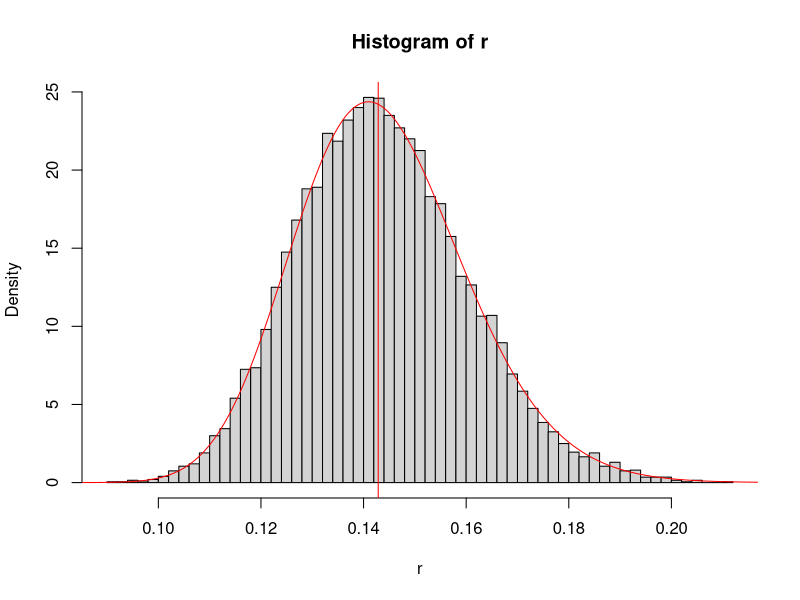
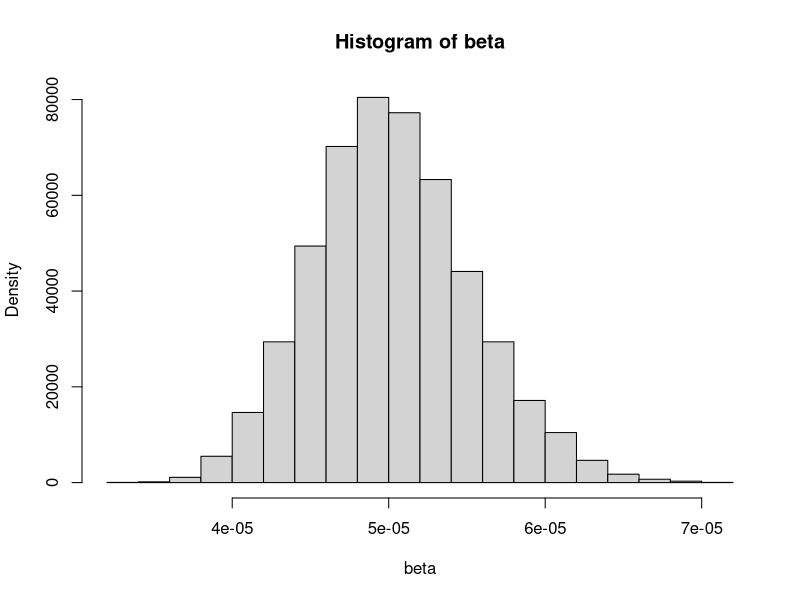
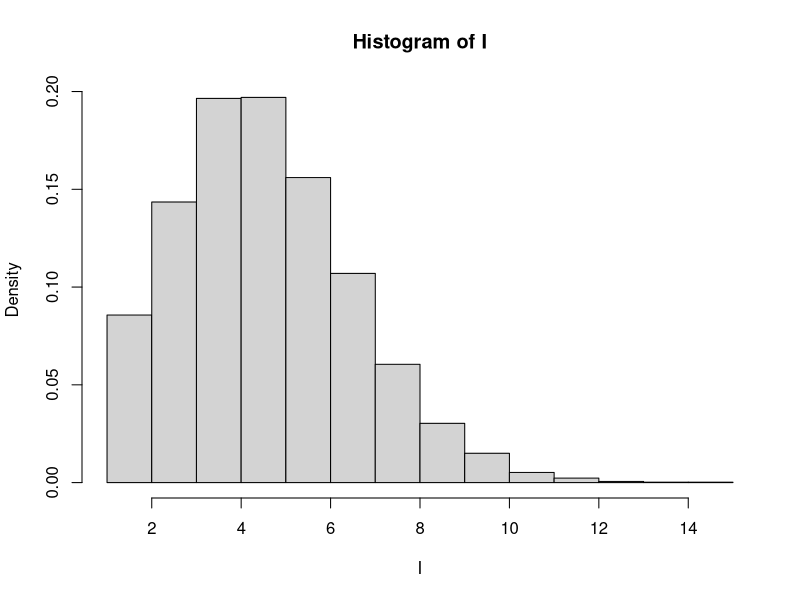
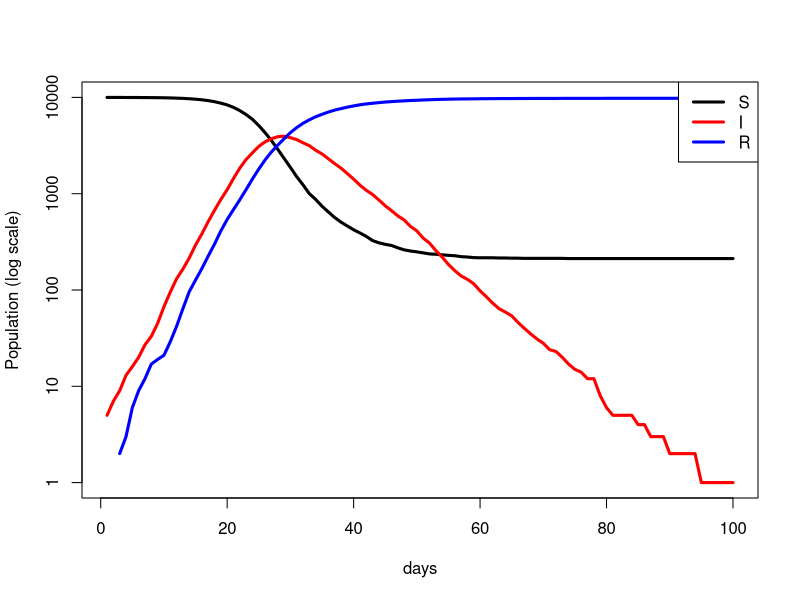
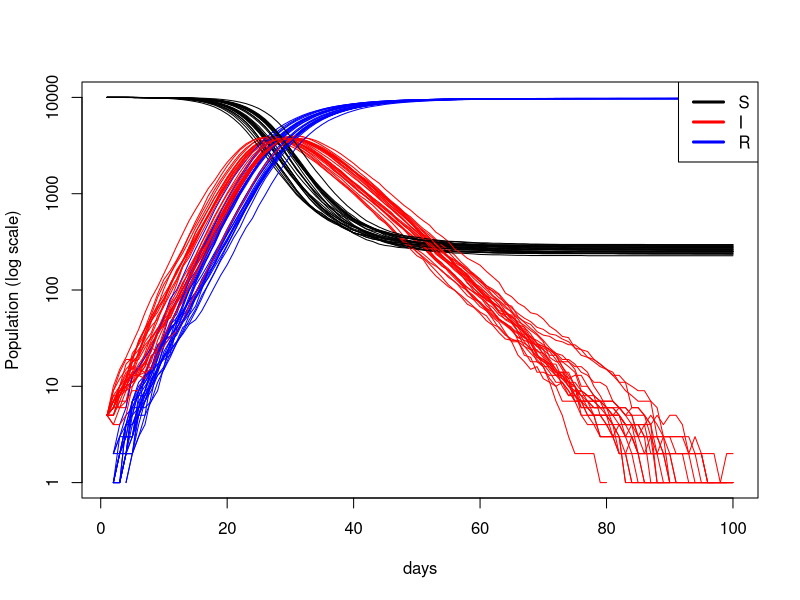
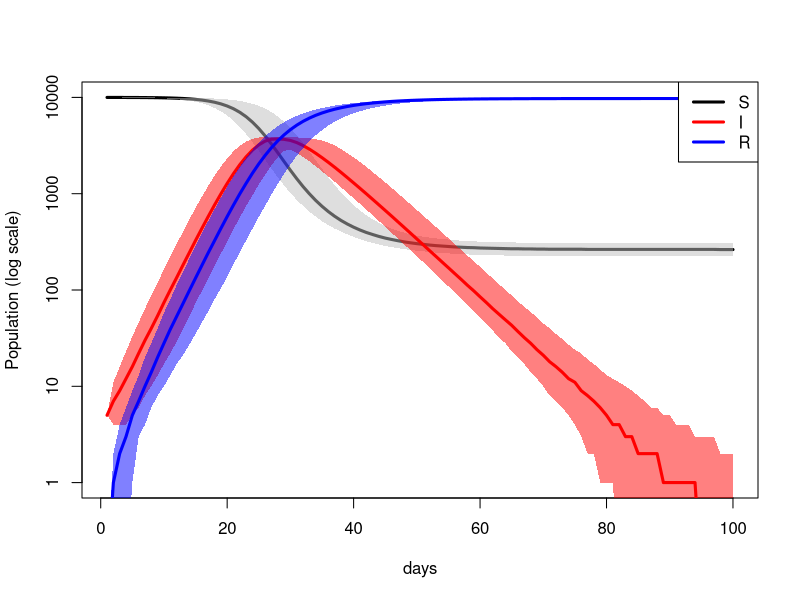
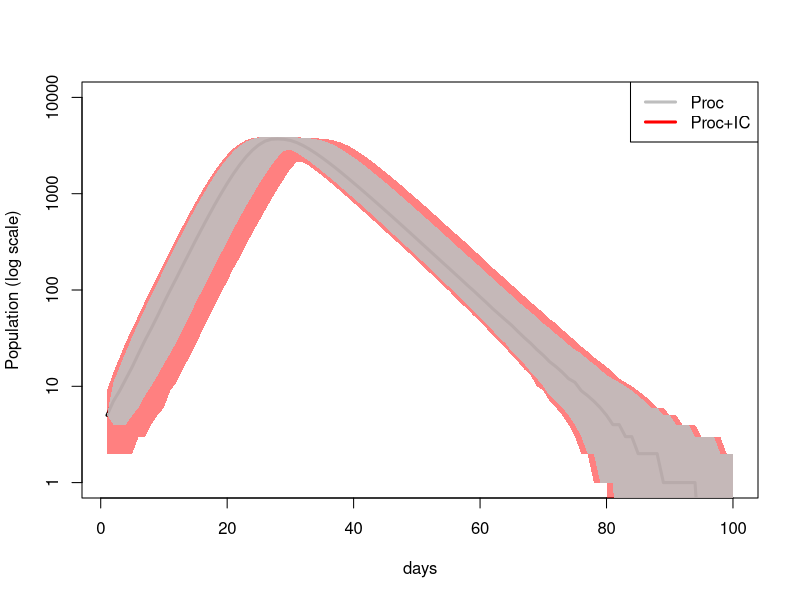
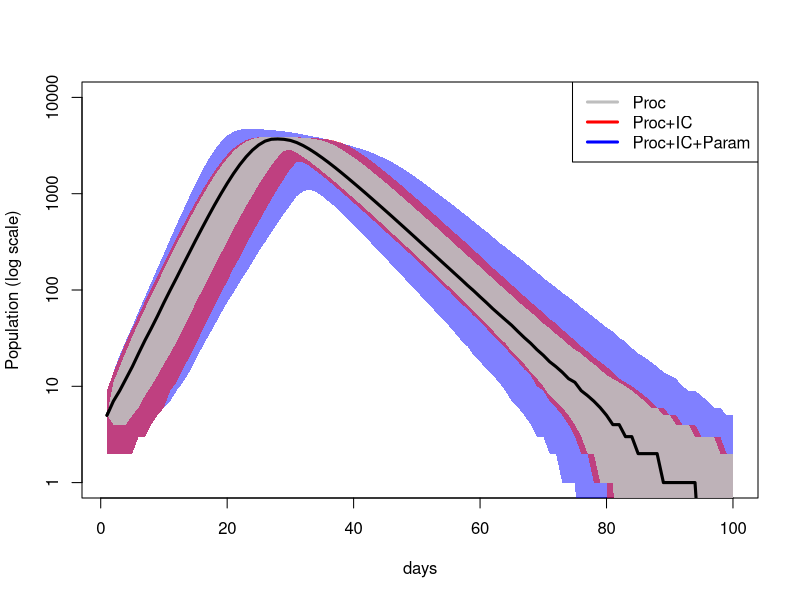

These charts were generated, in order, by the following R code: (Note: this script raises an error after producing the figures.)
## ---- chunk 1
library(mvtnorm)
## ---- chunk 2
Nmc = 10000 # number of Monte Carlo simulations
r0 = 1/7
r = rlnorm(n = Nmc,meanlog = log(r0),sdlog = exp(r0)*0.1)
hist(r,probability = TRUE,breaks=50)
abline(v=r0,col="red")
rseq=seq(0,0.25,length=1000)
lines(rseq,dlnorm(rseq,meanlog = log(r0),sdlog = exp(r0)*0.1),col="red")
## ---- chunk 3
summary(r)
sd(r)
## ---- chunk 4
beta0 = 5/100000
beta = rlnorm(n = Nmc,meanlog = log(beta0),sdlog = exp(beta0)*0.1)
hist(beta,probability = TRUE)
## ---- chunk 5
I = 1 + rpois(n = Nmc,4)
hist(I,probability = TRUE)
## ---- chunk 6
S = 10000-I
R = rep(0,Nmc)
IC = cbind(S,I,R)
## ---- chunk 7
forecastSIR <- function(IC,r,beta,NT){
  if(length(r) == 1)    r = rep(r,NT)       ## if r and beta are not time varying, make them all the same
  if(length(beta) == 1) beta = rep(beta,NT)
  SIR <- matrix(NA,NT,3)  ## storage
  SIR[1,] <- IC           ## initialize
  for(t in 1:(NT-1)){
    C = rbinom(1,size = SIR[t,1],prob = min(1,beta[t]*SIR[t,2])) ## new cases
    H = rbinom(1,size = SIR[t,2],prob = r[t])                    ## recovery
    SIR[t+1,1] <- SIR[t,1] - C                                   ## susceptible
    SIR[t+1,2] <- SIR[t,2] + C - H                               ## infected
    SIR[t+1,3] <- SIR[t,3] + H                                   ## recovered
  }
  return(SIR)
}
## ---- chunk 8
rbar  = mean(r)
bbar  = mean(beta)
ICbar = round(apply(IC,2,mean))
NT = 100

SIR0 = forecastSIR(ICbar,rbar,bbar,NT)

plot(SIR0[,1],type='l',log='y',ylim=c(1,sum(ICbar)),
     xlab="days",ylab="Population (log scale)",lwd=3)
lines(SIR0[,2],col="red",lwd=3)
lines(SIR0[,3],col="blue",lwd=3)
legend("topright",legend = c("S","I","R"),lwd=3,col=c("black","red","blue"))

## ---- chunk 9
SIR_E = array(data = NA,dim = c(Nmc,NT,3))

for(i in 1:Nmc){
  SIR_E[i,,] = forecastSIR(ICbar,rbar,bbar,NT)
}
## ---- chunk 10
plot(SIR_E[1,,1],type='l',log='y',ylim=c(1,sum(ICbar)),
     xlab="days",ylab="Population (log scale)")
for(i in 1:25){
  lines(SIR_E[i,,1])
  lines(SIR_E[i,,2],col="red")
  lines(SIR_E[i,,3],col="blue")
}
legend("topright",legend = c("S","I","R"),lwd=3,col=c("black","red","blue"))
## ---- chunk 11
SIR_Eci = apply(SIR_E,3,function(x){apply(x,2,quantile,c(0.025,0.5,0.975))})  ## calculate CI
SIR_Eci[SIR_Eci==0] <- 0.1 ## sub just for log-scale plotting

## helpers
time = 1:NT
ind = seq(1,by=3,length=NT) # index
ciEnvelope <- function (x, ylo, yhi, ...) {
    polygon(cbind(c(x, rev(x), x[1]), c(ylo, rev(yhi), ylo[1])), border = NA, ...)
}
col.alpha <- function (col, alpha = 1) {
    rgb = col2rgb(col)
    rgb(rgb[1], rgb[2], rgb[3], alpha * 255, maxColorValue = 255)
}

plot(time,SIR_Eci[ind+1,1],type='l',log='y',ylim=c(1,sum(ICbar)),
     xlab="days",ylab="Population (log scale)",lwd=3)
ciEnvelope(time,SIR_Eci[ind,1],SIR_Eci[ind+2,1],col=col.alpha("grey",0.5))
lines(SIR_Eci[ind+1,2],col="red",lwd=3)
ciEnvelope(time,SIR_Eci[ind,2],SIR_Eci[ind+2,2],col=col.alpha("red",0.5))
lines(SIR_Eci[ind+1,3],col="blue",lwd=3)
ciEnvelope(time,SIR_Eci[ind,3],SIR_Eci[ind+2,3],col=col.alpha("blue",0.5))
legend("topright",legend = c("S","I","R"),lwd=3,col=c("black","red","blue"))

## ---- chunk 12
SIR_EI = array(data = NA,dim = c(Nmc,NT,3))
for(i in 1:Nmc){
  SIR_EI[i,,] = forecastSIR(IC[i,],rbar,bbar,NT)  ## note that IC is now indexed by run [i]
}
## ---- chunk 13
SIR_EIci = apply(SIR_EI,3,function(x){apply(x,2,quantile,c(0.025,0.5,0.975))})  ## calculate CI
SIR_EIci[SIR_EIci==0] <- 0.1 ## sub just for log-scale plotting
COLS = c("grey","red","blue","green")

plot(time,SIR_Eci[ind+1,2],type='l',log='y',ylim=c(1,sum(ICbar)),
     xlab="days",ylab="Population (log scale)",lwd=3)
ciEnvelope(time,SIR_EIci[ind,2],SIR_EIci[ind+2,2],col=col.alpha(COLS[2],0.5))
ciEnvelope(time,SIR_Eci[ind,2],SIR_Eci[ind+2,2],col=col.alpha(COLS[1],0.9))
legend("topright",legend = c("Proc","Proc+IC"),lwd=3,col=COLS)
## ---- chunk 14
SIR_EIP = array(data = NA,dim = c(Nmc,NT,3))
for(i in 1:Nmc){
  SIR_EIP[i,,] = forecastSIR(IC[i,],r[i],beta[i],NT)  ## note that r and beta are now indexed by run [i]
}
## ---- chunk 15
SIR_EIPci = apply(SIR_EIP,3,function(x){apply(x,2,quantile,c(0.025,0.5,0.975))})  ## calculate CI
SIR_EIPci[SIR_EIPci==0] <- 0.1 ## sub just for log-scale plotting

plot(time,SIR_Eci[ind+1,2],type='l',log='y',ylim=c(1,sum(ICbar)),
     xlab="days",ylab="Population (log scale)",lwd=3)
ciEnvelope(time,SIR_EIPci[ind,2],SIR_EIPci[ind+2,2],col=col.alpha(COLS[3],0.5))
ciEnvelope(time,SIR_EIci[ind,2],SIR_EIci[ind+2,2],col=col.alpha(COLS[2],0.5))
ciEnvelope(time,SIR_Eci[ind,2],SIR_Eci[ind+2,2],col=col.alpha(COLS[1],0.9))
lines(time,SIR_Eci[ind+1,2],lwd=3)
legend("topright",legend = c("Proc","Proc+IC","Proc+IC+Param"),lwd=3,col=COLS)
## ---- chunk 16
mutate_b = mutate_r = matrix(1,Nmc,NT)
for(t in 1:(NT-1)){
  mutate_b[,t+1] = mutate_b[,t]*rlnorm(Nmc,meanlog = 0,sdlog = 0.01)
  mutate_r[,t+1] = mutate_r[,t]*rlnorm(Nmc,meanlog = 0,sdlog = 0.01)
}
plot(mutate_b[1,],type='l',ylim = range(mutate_b))
for(i in 1:50){
  lines(mutate_b[i,])
}
## ---- chunk 17
SIR_EIPA = array(data = NA,dim = c(Nmc,NT,3))
for(i in 1:Nmc){
  SIR_EIPA[i,,] = forecastSIR(IC[i,],r[i]*mutate_r[i,],beta[i]*mutate_b[i,],NT)  ## note the existing beta and r being mutated
}
## ---- chunk 18
SIR_EIPAci = apply(SIR_EIPA,3,function(x){apply(x,2,quantile,c(0.025,0.5,0.975))})  ## calculate CI
SIR_EIPAci[SIR_EIPAci==0] <- 0.1 ## sub just for log-scale plotting

plot(time,SIR_Eci[ind+1,2],type='l',log='y',ylim=c(1,sum(ICbar)),
     xlab="days",ylab="Population (log scale)",lwd=3)
ciEnvelope(time,SIR_EIPAci[ind,2],SIR_EIPAci[ind+2,2],col=col.alpha(COLS[4],0.5))
ciEnvelope(time,SIR_EIPci[ind,2],SIR_EIPci[ind+2,2],col=col.alpha(COLS[3],0.5))
ciEnvelope(time,SIR_EIci[ind,2],SIR_EIci[ind+2,2],col=col.alpha(COLS[2],0.5))
ciEnvelope(time,SIR_Eci[ind,2],SIR_Eci[ind+2,2],col=col.alpha(COLS[1],0.9))
lines(time,SIR_Eci[ind+1,2],lwd=3)
legend("topright",legend = c("Proc","Proc+IC","Proc+IC+Param","Full"),lwd=3,col=COLS)
## ---- chunk 19
### calculation of variances
varE    <- apply(SIR_E[,,2],2,var)
varEI   <- apply(SIR_EI[,,2],2,var)
varEIP  <- apply(SIR_EIP[,,2],2,var)
varEIPA <- apply(SIR_EIPA[,,2],2,var)
varMat   <- rbind(varE,varEI,varEIP,varEIPA)

V.rel <- apply(varMat,2,function(x) {x/max(x)})
plot(time,V.rel[1,],ylim=c(0,1),type='n',main="Relative Variance",ylab="Proportion of Variance",xlab="time")
ciEnvelope(time,rep(0,ncol(V.rel)),V.rel[1,],col=COLS[1])
ciEnvelope(time,V.rel[1,],V.rel[2,],col=COLS[2])
ciEnvelope(time,V.rel[2,],V.rel[3,],col=COLS[3])
ciEnvelope(time,V.rel[3,],V.rel[4,],col=COLS[4])
legend("bottom",legend=c("Parm Var","Parm Unc","InitCond","Process"),col=rev(COLS),lty=1,lwd=5)
## ---- chunk 20
theta = 0.75
I_true = SIR_EIPA[42,,2]
Z = rbinom(length(I_true),size = I_true,theta)
sel = seq(6,NT,by=7)
Z[time[-sel]] <- NA
plot(time,I_true,type='l',log="y",ylab="Infected")
points(time,Z,col="red",pch="+")
legend("topright",legend=c("True","Observed"),pch=c("-","+"),col=1:2)
## ---- chunk 21
logL = rep(NA,Nmc)
for(i in 1:Nmc){
  logL[i] = sum(dbinom(Z[sel[1]],SIR_EIPA[i,sel[1],2],theta,log=TRUE))
}
posterior = exp(logL)/sum(exp(logL))  ## weight each run
## ---- chunk 22
p.index = sample.int(Nmc,Nmc,replace=TRUE,prob=posterior) 

I_post = SIR_EIPA[p.index,sel[1],2]
hist(I_post,main="Infected",probability = TRUE,xlim=c(0,100))
lines(density(SIR_EIPA[,sel[1],2]),col="red")
abline(v=Z[sel[1]],lty=2,col=3)
legend("topright",legend=c("prior","posterior","data"),col=c(2:1,3),lwd=2)

beta_post = beta[p.index]
plot(density(beta_post),main="Beta")
lines(density(beta),col="red")
legend("topright",legend=c("prior","posterior"),col=2:1,lwd=2)

r_post = r[p.index]
plot(density(r_post),main="r")
lines(density(r),col="red")
legend("topright",legend=c("prior","posterior"),col=2:1,lwd=2)

S_post = SIR_EIPA[p.index,sel[1],1]
hist(S_post,main="Susceptible",probability = TRUE,xlim=range(SIR_EIPA[,sel[1],1]))
lines(density(SIR_EIPA[,sel[1],1]),col="red")
legend("topright",legend=c("prior","posterior"),col=2:1,lwd=2)

R_post = SIR_EIPA[p.index,sel[1],3]
hist(R_post,main="Recovered",probability = TRUE,xlim=range(SIR_EIPA[,sel[1],3]))
lines(density(SIR_EIPA[,sel[1],3]),col="red")
legend("topright",legend=c("prior","posterior"),col=2:1,lwd=2)
## ---- chunk 23
X = cbind(S_post,I_post,R_post,r_post,beta_post)
pairs(X)  ## pairwise scatterplot of joint posterior distribution
Xbar = apply(X,2,mean)
SIGMA = cov(t(t(X)/Xbar))
cor(X)
## ---- chunk 24
## Kernel smoothing (to avoid ensemble members with identical parameters)
h = 0.9
e = mvtnorm::rmvnorm(n = Nmc,mean = rep(0,5),sigma = SIGMA)
Xstar = t(Xbar + h*(t(X)-Xbar) + t(e)*Xbar*(1-h))
for(i in 1:3) Xstar[,i] = round(Xstar[,i]) ## S,I,R are discrete
for(i in 1:5){
  plot(density(X[,i]),xlim=range(Xstar[,i]))
  lines(density(Xstar[,i]),col=2)
}
## ---- chunk 25
forecast <- forecastCI <- list()
forecast[[1]] <- SIR_EIPA
forecastCI[[1]] <- SIR_EIPAci

for(t in 2:10){
  
  ## Forecast
  forecast[[t]] <- array(data = NA,dim = c(Nmc,NT,3))
  for(i in 1:Nmc){
    forecast[[t]][i,,] = forecastSIR(Xstar[i,1:3],
                                   Xstar[i,4]*mutate_r[i,],
                                   Xstar[i,5]*mutate_b[i,],NT=NT)
  }
  forecastCI[[t]] = apply(forecast[[t]],3,function(x){apply(x,2,quantile,c(0.025,0.5,0.975))})  ## calculate CI
  forecastCI[[t]][forecastCI[[t]]==0] <- 0.1
  
  ## plot
  plot(time,forecastCI[[1]][ind+1,2],type='n',log='y',ylim=c(1,sum(ICbar)),
     xlab="days",ylab="Population (log scale)",lwd=3)
  ciEnvelope(time,forecastCI[[1]][ind,2],forecastCI[[1]][ind+2,2],
             col=col.alpha(COLS[1],0.5))
  for(i in 2:t){
    ciEnvelope(time+sel[i-1]-1,forecastCI[[i]][ind,2],
               forecastCI[[i]][ind+2,2],col=col.alpha(i,0.5))
  }
  points(sel,Z[sel],pch="+",col=c(rep(1,t-1),rep(2,length(sel)-t)))
  lines(I_true)
  
  ## Analysis
  logL = rep(NA,Nmc)
  for(i in 1:Nmc){
    logL[i] = sum(dbinom(Z[sel[t]],forecast[[t]][i,sel[t]-sel[t-1],2],theta,log=TRUE))
  }
  posterior = exp(logL)/sum(exp(logL))
  
  ## resample to update
  p.index = sample.int(Nmc,Nmc,replace=TRUE,prob=posterior)
  X = cbind(forecast[[t]][p.index,sel[1],],Xstar[,4:5])[p.index,]
  Xbar = apply(X,2,mean)
  SIGMA = cov(t(t(X)/Xbar))
  
  ## smooth
  e = mvtnorm::rmvnorm(n = Nmc,mean = rep(0,5),sigma = SIGMA)
  Xstar = t(Xbar + h*(t(X)-Xbar) + t(e)*Xbar*(1-h))
  for(i in 1:3) Xstar[,i] = round(Xstar[,i]) ## S,I,R are discrete
  
}

